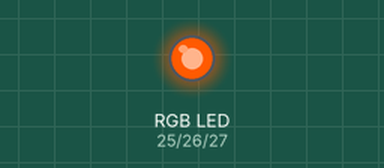
This program was run on a simulated ESP32 board running MicroPython. On the bench: an RGB LED mixed from three pins (HIGH = lit). At 0.0 s the program stops and its outputs stay as they are.

Above: at 0.1 s.
Timing chart, 0 to 1.5 s (numbered marks = the images above):
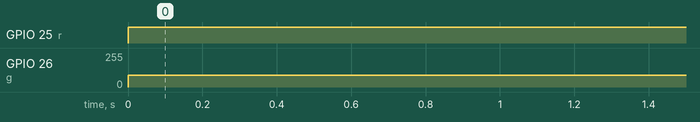

Measured:
- by itself, GPIO 25 (r): LOW → HIGH at 0.00 s
- by itself, GPIO 26 (g): 0/255 → 90/255 at 0.00 s

The program:

main.py
```python
from machine import Pin, PWM

# ESP32: PWM на майже будь-якому GPIO; частота 1 кГц, 8-бітна шкала 0…255
r = PWM(Pin(25), freq=1000, duty_u16=0)
g = PWM(Pin(26), freq=1000, duty_u16=0)
b = PWM(Pin(27), freq=1000, duty_u16=0)

def set_color(cr, cg, cb):
    r.duty_u16(cr * 257)      # 0…255 → 0…65535 (257 = 65535/255)
    g.duty_u16(cg * 257)
    b.duty_u16(cb * 257)

set_color(255, 90, 0)         # помаранчевий
```
